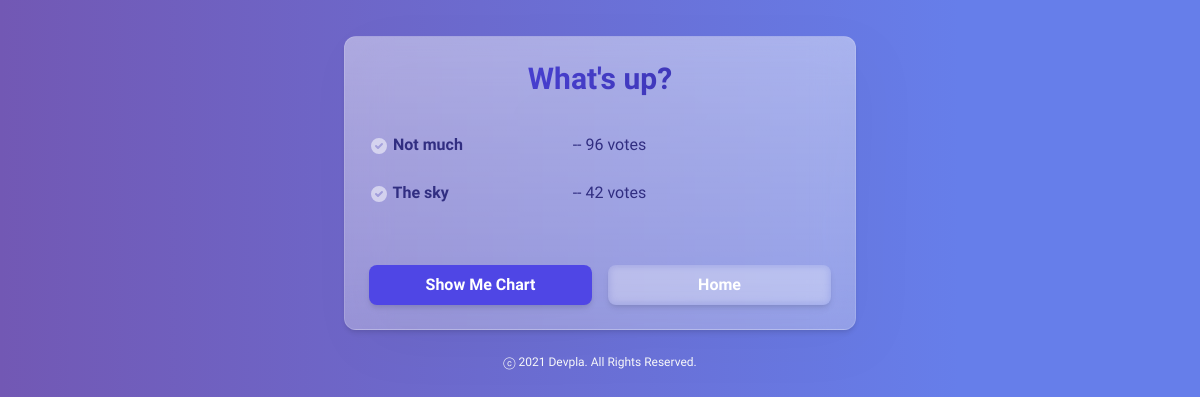
/polls/1/results/, run on an earlier commit of the app's database.
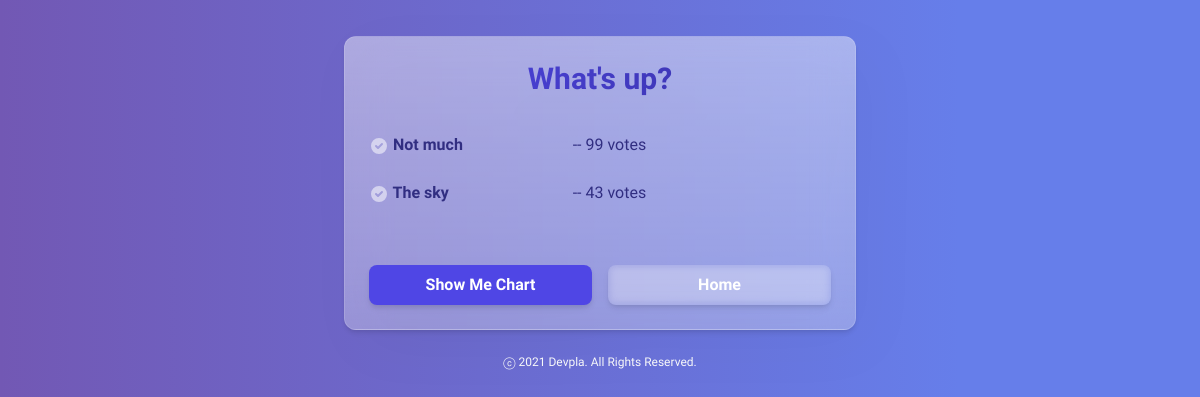
And on a later commit of the database.
### polls/models.py (models this page shows, shortened)
class Choice(models.Model):
    question = models.ForeignKey(Question, on_delete=models.CASCADE)
    choice_text = models.CharField(max_length=200)
    votes = models.IntegerField(default=0)

### polls/views.py (the view)
# urls.py: path('<int:pk>/results/', views.ResultsView.as_view(), name='results'),
class ResultsView(generic.DetailView):
    model = Question
    template_name = 'polls/results.html'

### polls/templates/polls/results.html (shortened to what this page needs)
<!doctype html>
<html lang="en">
<head>
  {% load static %}
  <link href="https://unpkg.com/tailwindcss@^2/dist/tailwind.min.css" rel="stylesheet">
  <link rel="stylesheet" type="text/css" href="{% static 'polls/style.css' %}">
</head>
<body class="my-bg">
<div class="mt-9 p-6 max-w-lg mx-auto rounded-xl shadow-md my-box">
  <div class="mx-auto text-3xl font-extrabold text-center">
    <h1 class="bg-clip-text text-transparent bg-gradient-to-r from-indigo-600 to-indigo-800">
    </h1>
  </div>
  <div class="mt-9 text-indigo-900">
    <ul>
    {% for choice in question.choice_set.all %}
      <li class="flex w-3/5">
        <div class="font-bold flex-1">
          <svg xmlns="http://www.w3.org/2000/svg" class="h-5 w-5 inline" viewBox="0 0 20 20" fill="#ffffff88">
            <path fill-rule="evenodd" d="M10 18a8 8 0 100-16 8 8 0 000 16zm3.707-9.293a1 1 0 00-1.414-1.414L9 10.586 7.707 9.293a1 1 0 00-1.414 1.414l2 2a1 1 0 001.414 0l4-4z" clip-rule="evenodd" />
          </svg>
          {{ choice.choice_text }}</div>
        <div class="flex-none">-- {{ choice.votes }} vote{{ choice.votes|pluralize }}</div></li><br>
    {% endfor %}
    </ul>
    <div class="grid grid-cols-2 gap-4 mt-9">
      <a href="{% url 'polls:pie-chart' question.id %}" class="rounded-lg shadow-md text-white bg-indigo-600 hover:bg-indigo-700 py-2 px-4 font-semibold text-center">
          Show Me Chart
      </a>
      <a href="{% url 'polls:index' %}" class="rounded-lg shadow-md text-white my-th hover:bg-white hover:bg-opacity-30 py-2 px-4 font-semibold text-center">
          Home
      </a>
    </div>
  </div>
</div>
<p class="mt-6 text-center text-gray-50 text-xs">
  ⓒ 2021 Devpla. All Rights Reserved.
</p>
</body>
</html>

### polls/static/polls/style.css (style rules this page uses)
* { font-family: 'Mulish', sans-serif; }
.my-box { background: linear-gradient(180deg, rgba(255, 255, 255, 0.2) 0%, rgba(255, 255, 255, 0) 100%), rgba(255, 255, 255, 0.3); filter: drop-shadow(14.6469px 17.5762px 29.2937px rgba(0, 0, 0, 0.05)); backdrop-filter: blur(20.5056px); border: 1.76px solid #ffffff22 }
.my-th { backdrop-filter: blur(4px); }
.my-bg { background: linear-gradient(to left, #667EEA 20%, #7258B4); }

What changed in the data, as far as the page shows it:
changed Choice "Not much": votes "96" → "99"
changed Choice "The sky": votes "42" → "43"
